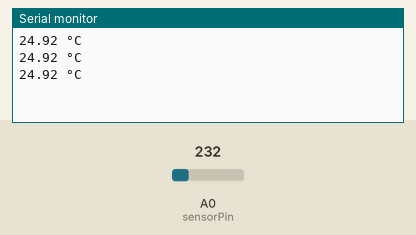
Recording of a sketch running on a simulated Arduino Uno, built with avr-gcc and run on an emulated ATmega328P. Shown: the last lines printed to the serial monitor. The test bench sets the inputs (shaded band); at power-on: A0 (sensorPin) = 232.

Above: at 1.3 s.
1.4 s: A0 (sensorPin) set to 250
At 1.9 s:
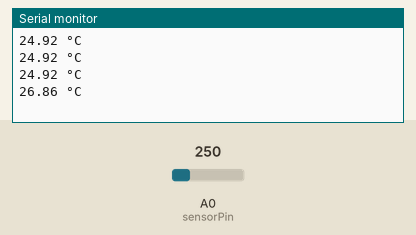
2.9 s: A0 (sensorPin) set to 266
At 3.4 s:
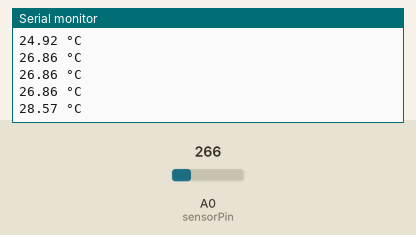
Timing chart, 0 to 5.9 s (numbered marks = the images above; inputs shaded):
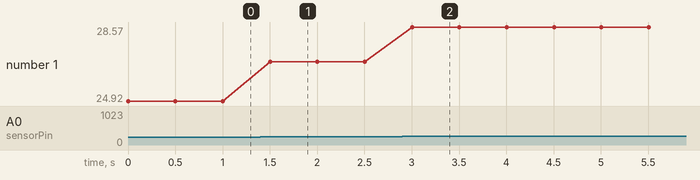

Measured:
- after the input at 1.4 s, the serial monitor: prints a new line after 0.10 s (image 1)
- after the input at 2.9 s, the serial monitor: prints a new line after 0.10 s (image 2)
- plotted number 1: 24.92 → 26.86 after the input at 1.4 s, 26.86 → 28.57 after the input at 2.9 s

The sketch:

lm35.ino
```cpp
/*
 * Simple code to read the lm35 temperature, Serial only.
 */
const byte sensorPin = A0;

void setup() {
  Serial.begin(9600);

  pinMode(sensorPin,INPUT);        // Just in case
  analogReference(INTERNAL);       // Set to the built-in 1.1 V reference
}

void loop() {
  float temperature = analogRead(sensorPin) * (110.00 / 1024.00);

  // Print the temperature in the Serial Monitor:
  Serial.print(temperature);
  Serial.print(" \xC2\xB0"); // shows degree symbol
  Serial.println("C");

  delay(500); // wait half a second between readings
}
```
